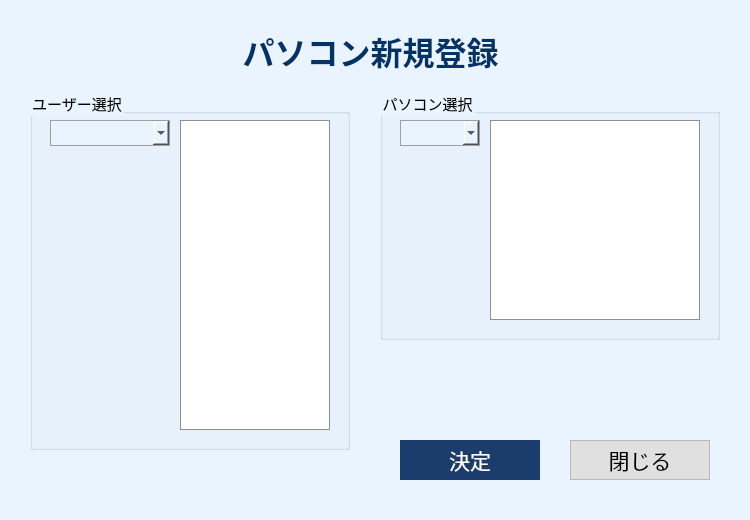
<?xml version="1.0" encoding="UTF-8"?>
<ui version="4.0">
 <class>Dialog</class>
 <widget class="QDialog" name="Dialog">
  <property name="geometry">
   <rect>
    <x>0</x>
    <y>0</y>
    <width>750</width>
    <height>520</height>
   </rect>
  </property>
  <property name="minimumSize">
   <size>
    <width>750</width>
    <height>520</height>
   </size>
  </property>
  <property name="maximumSize">
   <size>
    <width>750</width>
    <height>520</height>
   </size>
  </property>
  <property name="windowTitle">
   <string>Dialog</string>
  </property>
  <property name="styleSheet">
   <string notr="true">QWidget {
    background-color: #EAF4FF ;      /* 登録フォームの淡い青 */
}
</string>
  </property>
  <widget class="QLabel" name="label">
   <property name="enabled">
    <bool>false</bool>
   </property>
   <property name="geometry">
    <rect>
     <x>210</x>
     <y>30</y>
     <width>321</width>
     <height>41</height>
    </rect>
   </property>
   <property name="font">
    <font>
     <family>Meiryo</family>
     <pointsize>24</pointsize>
     <bold>true</bold>
    </font>
   </property>
   <property name="styleSheet">
    <string notr="true">color: #003366;
font-size: 24pt;
font-weight: bold;</string>
   </property>
   <property name="text">
    <string>パソコン新規登録</string>
   </property>
   <property name="alignment">
    <set>Qt::AlignmentFlag::AlignCenter</set>
   </property>
  </widget>
  <widget class="QPushButton" name="btnClose">
   <property name="geometry">
    <rect>
     <x>570</x>
     <y>440</y>
     <width>140</width>
     <height>40</height>
    </rect>
   </property>
   <property name="font">
    <font>
     <family>Meiryo</family>
     <pointsize>16</pointsize>
    </font>
   </property>
   <property name="styleSheet">
    <string notr="true">QPushButton {
    background-color: #E0E0E0;      /* 背景より少し濃いグレー */
    color: #000000;                 /* 黒字 */
    border: 1px solid #B8B8B8;      /* 薄いグレーの枠線 */
    border-radius: 0px;             /* 角丸なし */
}

QPushButton:hover {
    background-color: #D0D0D0;      /* ホバー：少し濃いグレー */
    color: #000000;                 /* 黒字のまま */
}

QPushButton:pressed {
    background-color: #C0C0C0;      /* 押下：さらに濃いグレー */
    color: #000000;                 /* 黒字のまま */
}
</string>
   </property>
   <property name="text">
    <string>閉じる</string>
   </property>
  </widget>
  <widget class="QPushButton" name="btnDecision">
   <property name="geometry">
    <rect>
     <x>400</x>
     <y>440</y>
     <width>140</width>
     <height>40</height>
    </rect>
   </property>
   <property name="font">
    <font>
     <family>Meiryo</family>
     <pointsize>16</pointsize>
    </font>
   </property>
   <property name="styleSheet">
    <string notr="true">QPushButton#btnDecision {
    background-color: #1A3D6E;
    color: white;
    border: 1px solid #1A3D6E;
    border-radius: 0px;
    padding: 4px 12px;
}

QPushButton#btnDecision:hover {
    background-color: #2C5AA0;
    border: 1px solid #2C5AA0;
}

QPushButton#btnDecision:pressed {
    background-color: #102A4C;
    border: 1px solid #102A4C;
}
</string>
   </property>
   <property name="text">
    <string>決定</string>
   </property>
  </widget>
  <widget class="QGroupBox" name="grpPcSelect">
   <property name="geometry">
    <rect>
     <x>380</x>
     <y>90</y>
     <width>340</width>
     <height>250</height>
    </rect>
   </property>
   <property name="font">
    <font>
     <pointsize>11</pointsize>
    </font>
   </property>
   <property name="title">
    <string>パソコン選択</string>
   </property>
   <widget class="QComboBox" name="cmbPcYear">
    <property name="geometry">
     <rect>
      <x>20</x>
      <y>30</y>
      <width>80</width>
      <height>26</height>
     </rect>
    </property>
    <property name="styleSheet">
     <string notr="true">QComboBox {
    border: 1px solid #A0A0A0;   /* 標準より少し濃いグレー */
    padding: 2px;
　font-size: 10pt;
}

QComboBox:focus {
    border: 1px solid #4A90E2;   /* 淡い青 */
    background-color: #FFFFFF;
}</string>
    </property>
   </widget>
   <widget class="QListWidget" name="lstPc">
    <property name="geometry">
     <rect>
      <x>110</x>
      <y>30</y>
      <width>210</width>
      <height>200</height>
     </rect>
    </property>
    <property name="styleSheet">
     <string notr="true">QListWidget {
    background-color: #ffffff;
    border: 1px solid #8f8f8f;
    font-size: 10pt;
    padding: 2px;
}

QListWidget::item {
    padding: 4px;
}

QListWidget::item:selected {
    background-color: #d0e7ff;   /* あなたのフォームに合う淡い青 */
    color: #000000;
}

QListWidget::item:hover {
    background-color: #e8f3ff;   /* ホバー時の少し明るい青 */
}
</string>
    </property>
   </widget>
  </widget>
  <widget class="QGroupBox" name="grpUserSelect">
   <property name="geometry">
    <rect>
     <x>30</x>
     <y>90</y>
     <width>320</width>
     <height>360</height>
    </rect>
   </property>
   <property name="font">
    <font>
     <pointsize>11</pointsize>
    </font>
   </property>
   <property name="title">
    <string>ユーザー選択</string>
   </property>
   <widget class="QListWidget" name="lstUser">
    <property name="geometry">
     <rect>
      <x>150</x>
      <y>30</y>
      <width>150</width>
      <height>310</height>
     </rect>
    </property>
    <property name="styleSheet">
     <string notr="true">QListWidget {
    background-color: #ffffff;
    border: 1px solid #8f8f8f;
    font-size: 10pt;
    padding: 2px;
}

QListWidget::item {
    padding: 4px;
}

QListWidget::item:selected {
    background-color: #d0e7ff;   /* あなたのフォームに合う淡い青 */
    color: #000000;
}

QListWidget::item:hover {
    background-color: #e8f3ff;   /* ホバー時の少し明るい青 */
}
</string>
    </property>
   </widget>
   <widget class="QComboBox" name="cmbUserLocation">
    <property name="geometry">
     <rect>
      <x>20</x>
      <y>30</y>
      <width>120</width>
      <height>26</height>
     </rect>
    </property>
    <property name="styleSheet">
     <string notr="true">QComboBox {
    border: 1px solid #A0A0A0;   /* 標準より少し濃いグレー */
    padding: 2px;
　font-size: 10pt;
}

QComboBox:focus {
    border: 1px solid #4A90E2;   /* 淡い青 */
    background-color: #FFFFFF;
}</string>
    </property>
   </widget>
  </widget>
 </widget>
 <tabstops>
  <tabstop>cmbUserLocation</tabstop>
  <tabstop>lstUser</tabstop>
  <tabstop>cmbPcYear</tabstop>
  <tabstop>lstPc</tabstop>
  <tabstop>btnDecision</tabstop>
  <tabstop>btnClose</tabstop>
 </tabstops>
 <resources/>
 <connections/>
</ui>
